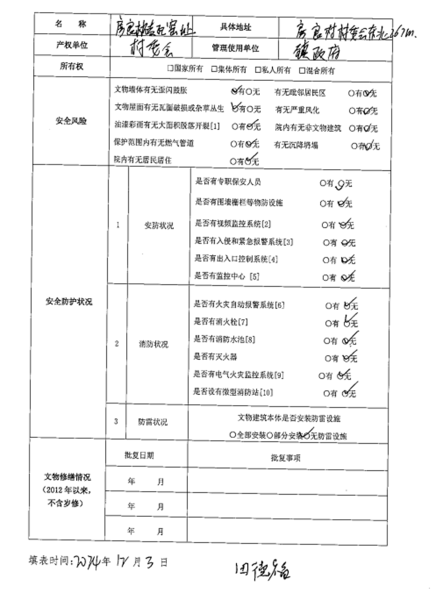
#> input picture input/sample.png, 865 x 1186 px (shown at 1/2 size)
$ python enhance_image.py ../input/sample.png ../input/sample.png
#> lines starting #> are read from the running program, lines starting #| are printed output that depends on the picture; after the words box and inside, x2 and y2 are one past the last pixel; in counts of white or black regions, pixels touching at a corner belong together
import sys
from pathlib import Path

import cv2
import numpy as np


def enhance_image(input_path: str, output_path: str) -> None:
#> called with input_path = '../input/sample.png', output_path = '../input/sample.png'
    img = cv2.imread(input_path)
#> img is the input picture: shape (1186, 865, 3); min 0, max 255, mean 242.3

    if img is None:
        raise RuntimeError(f"Failed to read image: {input_path}")

    # 1. Enlarge image: OCR works better when text is larger.
    enlarged = cv2.resize(
        img,
        None,
        fx=2.5,
        fy=2.5,
        interpolation=cv2.INTER_CUBIC,
    )
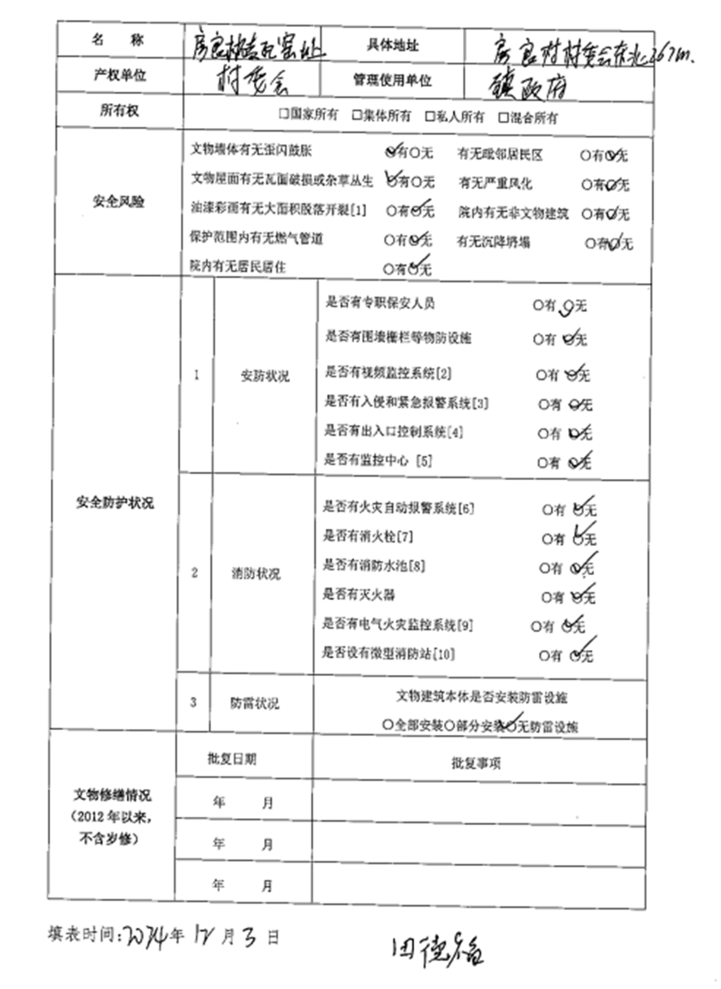
#> enlarged: shape (2965, 2162, 3) (shown at 1/3 size); min 0, max 255, mean 242.2

    # 2. Convert to grayscale.
    gray = cv2.cvtColor(enlarged, cv2.COLOR_BGR2GRAY)

    # 3. Improve local contrast.
    clahe = cv2.createCLAHE(clipLimit=2.0, tileGridSize=(8, 8))
    contrast = clahe.apply(gray)

    # 4. Sharpen text edges.
    blur = cv2.GaussianBlur(contrast, (0, 0), 1.2)
    sharp = cv2.addWeighted(contrast, 1.6, blur, -0.6, 0)

    # 5. Save enhanced grayscale image.
    cv2.imwrite(output_path, sharp)

    # Also save a binary version for backup testing.
    binary_path = str(Path(output_path).with_name(Path(output_path).stem + "_binary.png"))
    binary = cv2.adaptiveThreshold(
        sharp,
        255,
        cv2.ADAPTIVE_THRESH_GAUSSIAN_C,
        cv2.THRESH_BINARY,
        31,
        11,
    )
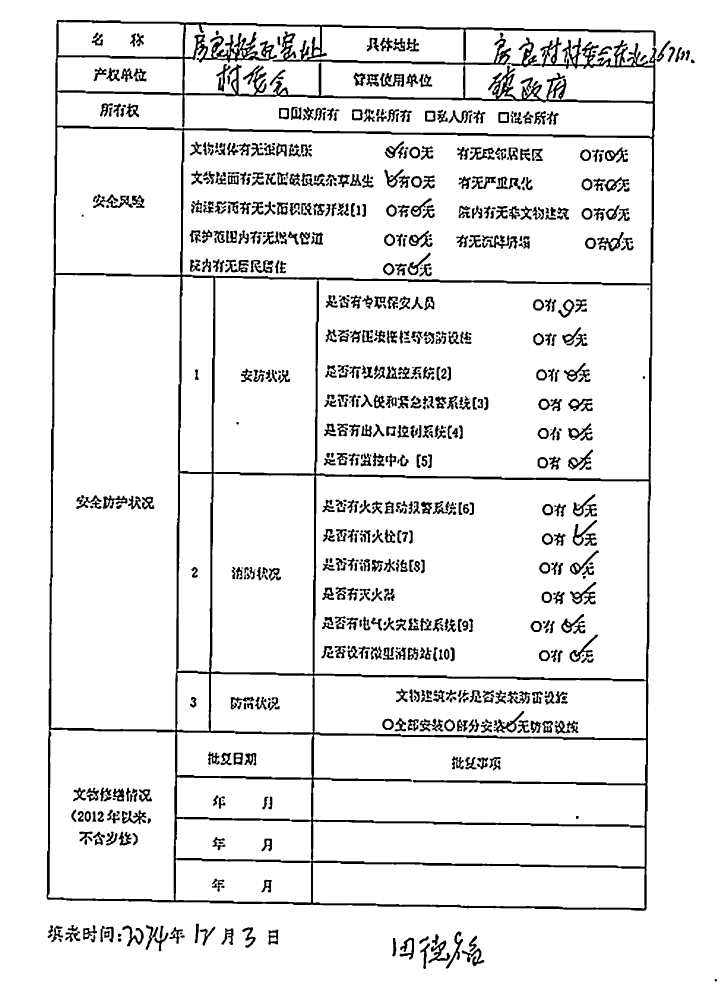
#> binary: shape (2965, 2162) (shown at 1/3 size); 91.8% white; 834 black regions (30 under 20 px), largest, box (x1, y1, x2, y2) and area: (140, 60, 1970, 2732) 234739, (1710, 1746, 1789, 1814) 1701, (279, 583, 400, 624) 1568
    cv2.imwrite(binary_path, binary)

    print(f"Saved enhanced image: {output_path}")
    print(f"Saved binary image: {binary_path}")


if __name__ == "__main__":
    enhance_image(sys.argv[1], sys.argv[2])
